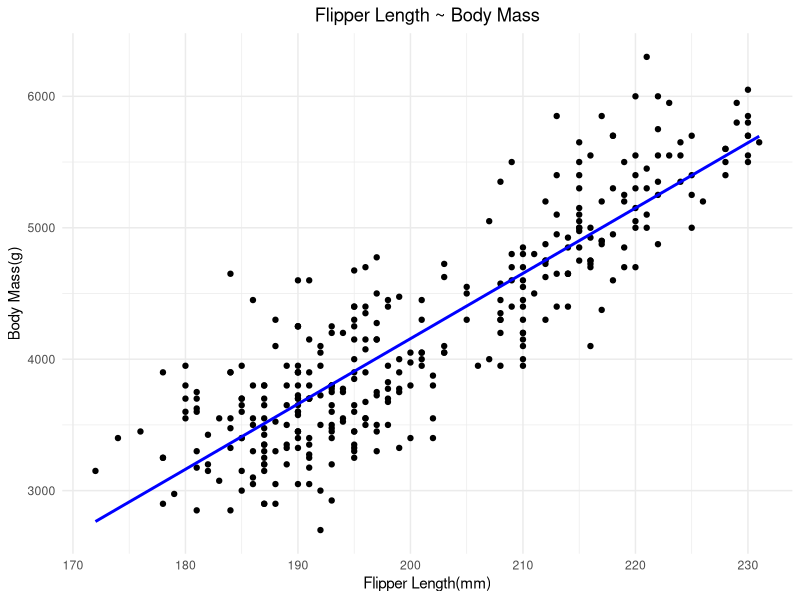
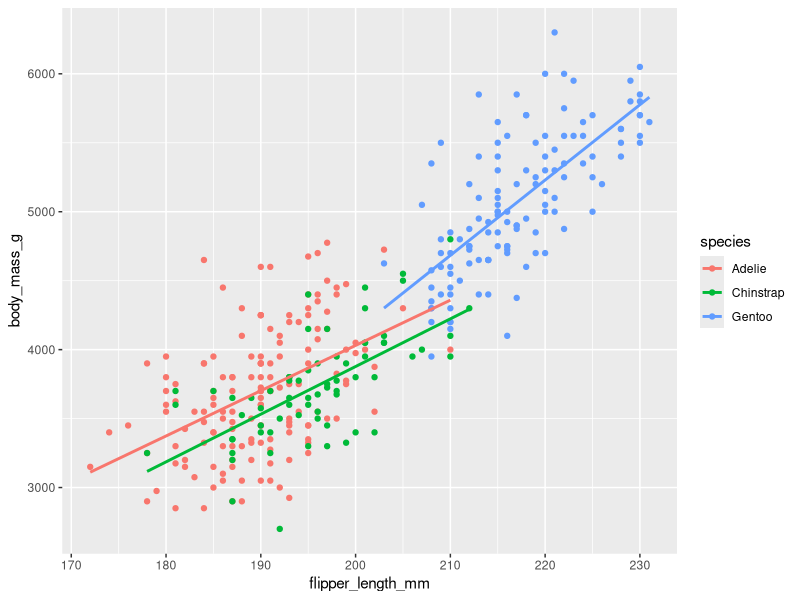
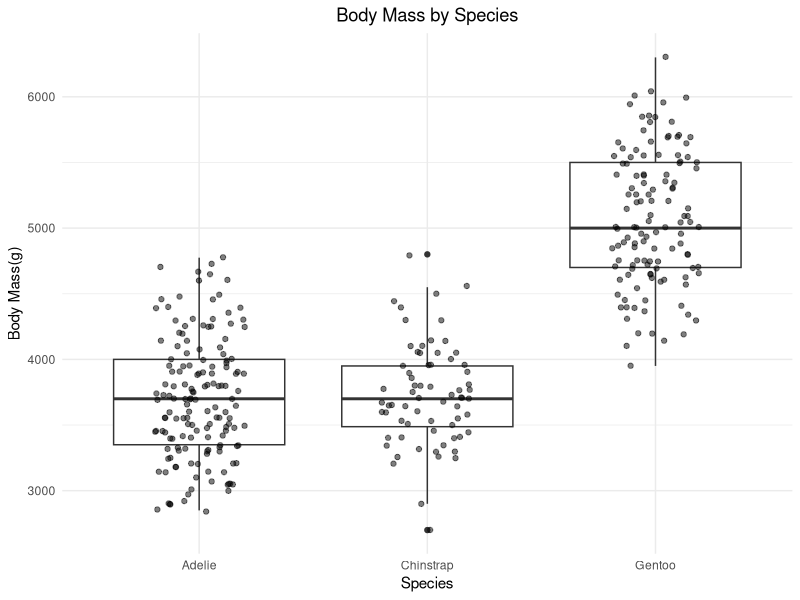
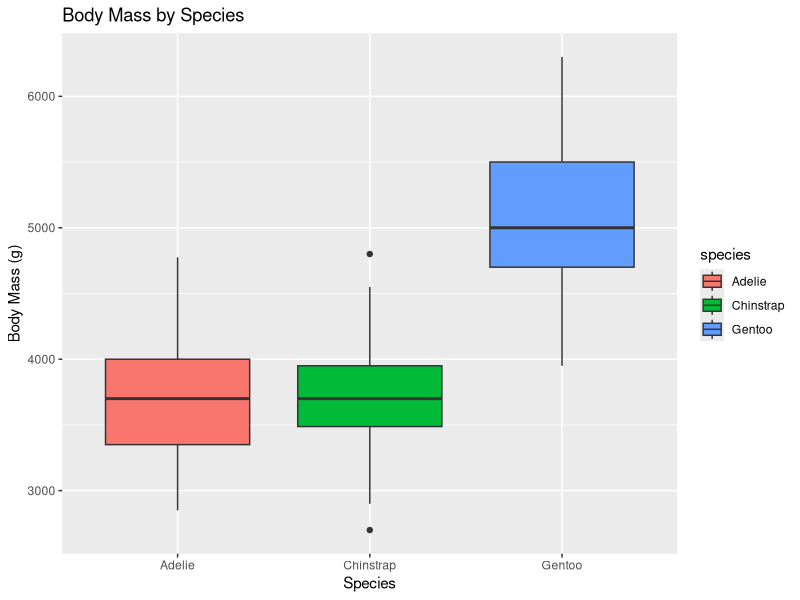
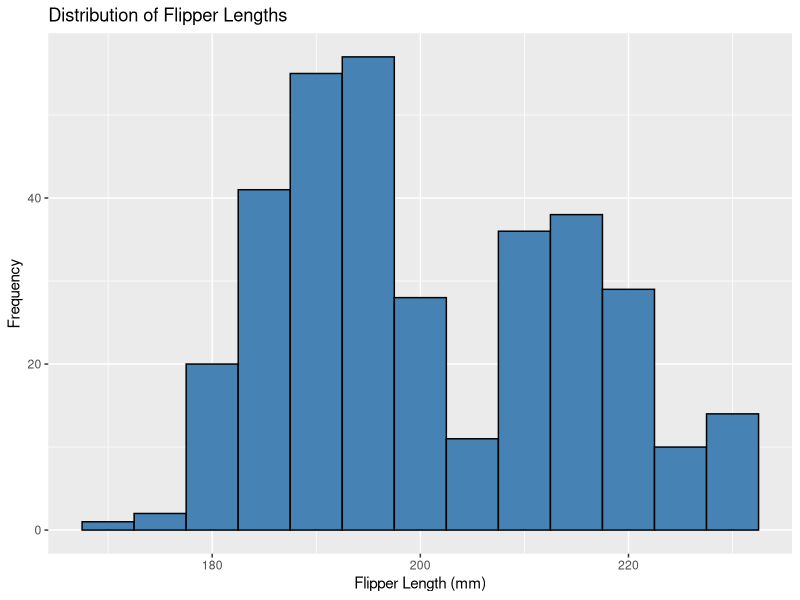
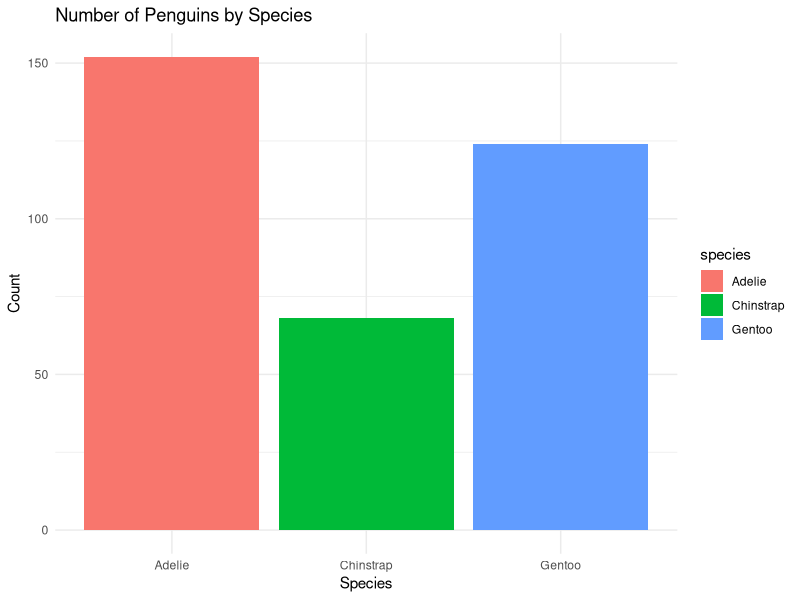

Generate these figures, in order, with R: (Note: this script raises an error after producing the figures.)
# Loading required library
library(ggplot2)
library(dplyr)
library(palmerpenguins)
library(ggbeeswarm) # For beeswarm plots
head(penguins)

# Basic plotting

# Scatter plot
ggplot(data = penguins, mapping = aes(x = flipper_length_mm, y = body_mass_g)) +
    geom_point() +
    labs(title = "Flipper Length ~ Body Mass",
            x = "Flipper Length(mm)", 
            y = "Body Mass(g)") +
    theme_minimal() + # Themes modify the non-data components of your plot
    theme(plot.title = element_text(hjust = 0.5)) +
    geom_smooth(method = "lm", se = FALSE, color = "blue")


ggplot(data = penguins,mapping = aes(x = flipper_length_mm, y = body_mass_g, color = species)) +  # nolint
  geom_point() +
  geom_smooth(method = "lm", se = FALSE) 

# Boxplot
penguins %>%
    ggplot(mapping = aes(x = species, y = body_mass_g)) +
    geom_boxplot() +
    labs(title = "Body Mass by Species",
            x = "Species",
            y = "Body Mass(g)") +
    theme_minimal() +
    theme(plot.title = element_text(hjust = 0.5)) +
    geom_jitter(width = 0.2, alpha = 0.5)

ggplot(data = penguins, aes(x = species, y = body_mass_g, fill = species)) +
  geom_boxplot() +
  labs(title = "Body Mass by Species", x = "Species", y = "Body Mass (g)")

# Histogram
ggplot(data = penguins, aes(x = flipper_length_mm)) +
  geom_histogram(binwidth = 5, fill = "steelblue", color = "black") +
  labs(title = "Distribution of Flipper Lengths", x = "Flipper Length (mm)", y = "Frequency")

# Bar plot
ggplot(data = penguins, aes(x = species, fill = species)) +
  geom_bar() +
  theme_minimal() +
  labs(title = "Number of Penguins by Species", x = "Species", y = "Count")

# Violin plot 
ggplot(data = penguins, aes(x = species, y = body_mass_g, fill = species)) +
  geom_violin() +
  labs(title = "Body Mass Distribution by Species", x = "Species", y = "Body Mass (g)") +
  theme_minimal() +

# Heat map
ggplot(data = penguins, mapping = aes(x = bill_length_mm, y = bill_depth_mm)) +
  geom_bin2d(bins = 30) +
  scale_fill_gradient(low = "lightblue", high = "darkblue") +
  labs(title = "Heatmap of Bill Dimensions", x = "Bill Length (mm)", y = "Bill Depth (mm)") +
  theme_minimal()

# Dot plots and beeswarm plots
ggplot(data = penguins, mapping = aes(x = species, y = body_mass_g, fill = species)) +
  geom_dotplot(binaxis = 'y', binwidth = 50, stackdir = "center", stackratio = 1.5) +
  labs(title = "Dot Plot of Body Mass by Species",
       x = "Species",
       y = "Body Mass (g)") +
  theme_minimal()

ggplot(data = penguins, mapping = aes(x = species, y = body_mass_g)) +
  geom_beeswarm(size = 1.5, alpha = 0.7, aes(color = species)) +
  labs(title = "Beeswarm Plot of Body Mass by Species",
        x = "Species",
        y = "Body Mass (g)") +
  theme_minimal()

# Density plot
ggplot(data = penguins, aes(x = flipper_length_mm, fill = species)) +
  geom_density(alpha = 0.6) +
  theme_minimal()
  
# Mapping color and shape aesthetics
ggplot(data = penguins, aes(x = bill_length_mm, y = bill_depth_mm, color = species, shape = sex)) +
  geom_point()


# Labels and titles
ggplot(data = penguins, aes(x = bill_length_mm, y = bill_depth_mm)) +
  geom_point() +
  labs(
    title = "Bill Length vs. Bill Depth",
    subtitle = "Palmer Penguins Dataset",
    x = "Bill Length (mm)",
    y = "Bill Depth (mm)",
    caption = "Data source: palmerpenguins R package"
  )

# Facting by species
ggplot(data = penguins, aes(x = bill_length_mm, y = bill_depth_mm)) +
  geom_point() +
  facet_wrap(~ species) # Faceting creates multiple plots based on a categorical variable

ggplot(data = penguins, aes(x = flipper_length_mm, y = body_mass_g)) +
  geom_point() +
  facet_grid(sex ~ species) # Facting with sex and species categorical variables


# Saving plots

# Create the plot
p <- ggplot(data = penguins,mapping = aes(x = flipper_length_mm, y = body_mass_g, color = species)) +  # nolint
  geom_point() +
  geom_smooth(method = "lm", se = FALSE) 

# Save the plot
ggsave('penguins_scatterplot.png', plot = p, width = 8, height = 6, dpi = 300)


# Pipe operator(%>%)
# Visulizing Adelie penguins flipper length vs body mass with linear
penguins %>% 
  filter(species == "Adelie") %>%
  ggplot(mapping = aes(x = flipper_length_mm, y = body_mass_g)) +
  geom_point() +
  geom_smooth(method = "lm", se = FALSE, color = "blue") +
  labs (title = "Adelie Pengiuns: Flipper_length ~ Body Mass",
        x = "Flipper_length(mm)",
        y = "Body_Mass(g)") +
  theme_minimal() +
  theme(plot.title = element_text(hjust = 0.5))

penguins %>%
  group_by(species) %>%
  mutate(
    avg_body_mass = mean(body_mass_g, na.rm = TRUE),
    avg_flipper_length = mean(flipper_length_mm, na.rm = TRUE)
  ) %>% 
  filter(species == "Chinstrap") %>%
  ggplot (mapping = aes(x = flipper_length_mm, y = body_mass_g)) +
  geom_point() +
  geom_smooth(method = "lm", se = FALSE, color = "red") 


# Description statistics
penguins %>%
  group_by(species) %>%
  summarise(
    count = n(),
    avg_body_mass = mean(body_mass_g, na.rm = TRUE),
    sd_body_mass = sd(body_mass_g, na.rm = TRUE),
    min_body_mass = min(body_mass_g, na.rm = TRUE),
    max_body_mass = max(body_mass_g, na.rm = TRUE)
  )

penguins %>%
  filter(species == "Adelie") %>%
  summarise(
    iqr = IQR(body_mass_g, na.rm = TRUE))

